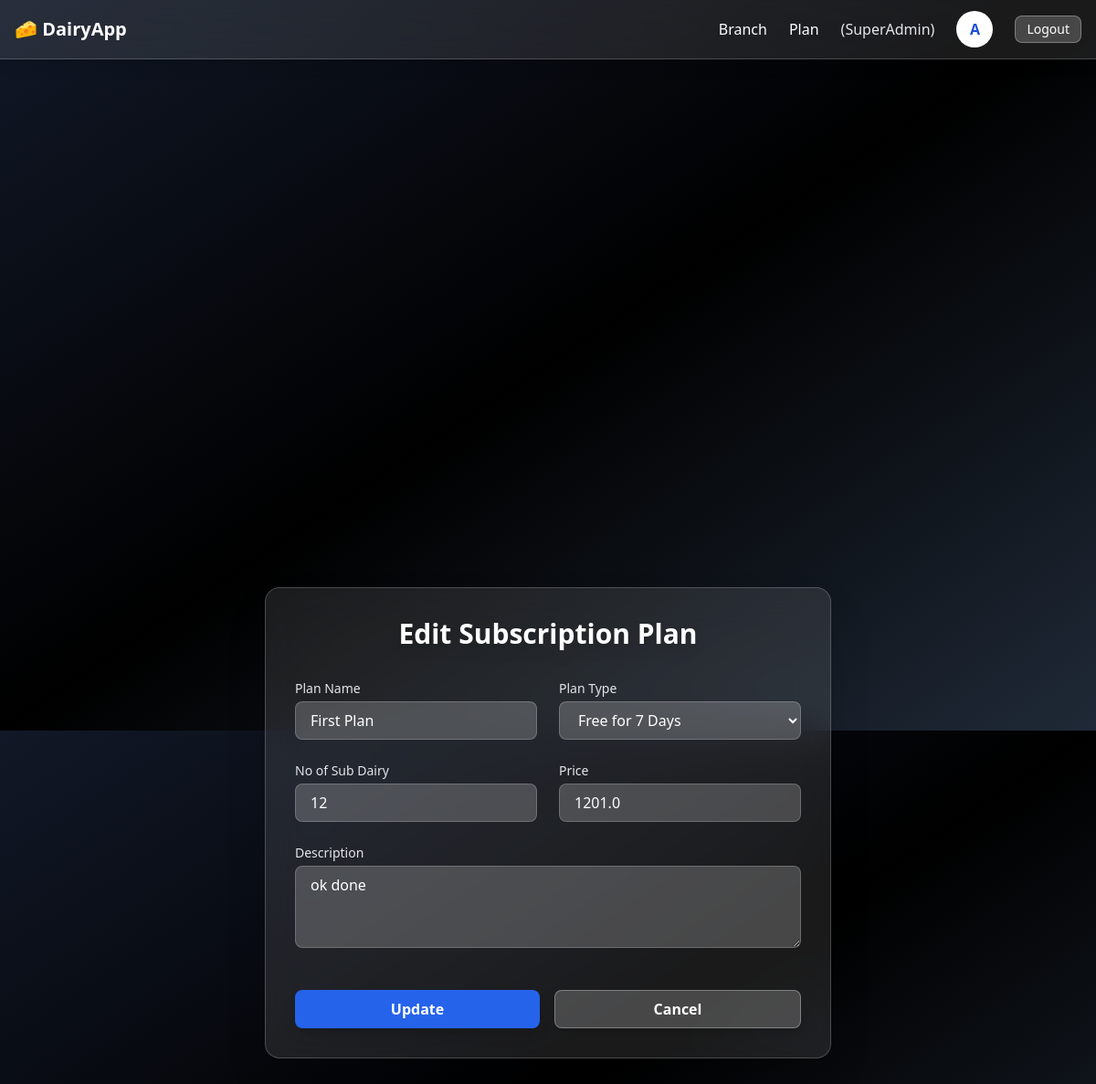
/plans/edit/1/ (signed in), run on the app's committed database.
### mainapp/models.py (models this page shows, shortened)
class User(AbstractUser):
    Role = (
        ('SuperAdmin','SuperAdmin'),
        ('Admin','Admin'),
        ('Customer','Customer'),
        ('Manager','Manager'),
    )
    mobile = models.CharField(max_length=12)
    address = models.CharField(max_length=1000,null =True,blank=True)
    role = models.CharField(max_length=12,choices=Role,default='Admin')
    is_active = models.BooleanField(default=True)
    profile_image = models.ImageField(upload_to='profile_images/', null=True, blank=True)
    created_at = models.DateTimeField(auto_now_add=True)

class SubscriptionPlan(models.Model):
    PLAN_CHOICES = [
        ('Free for 7 Days', 'Free for 7 Days'),
        ('Monthly', 'Monthly'),
        ('Quarterly', 'Quarterly'),
        ('Six Months', 'Six Months'),
        ('Yearly', 'Yearly'),
    ]
    name = models.CharField(blank=True, null=True)
    plan_type = models.CharField(max_length=20,choices=PLAN_CHOICES,unique=True)
    price = models.FloatField(default=1)
    description = models.TextField(blank=True, null=True)
    number_of_sub_dairy = models.CharField(blank=True, null=True)
    created_at = models.DateTimeField(auto_now_add=True)

### mainapp/super_admin.py (the view, shortened to what this page needs)
# urls.py: path('plans/edit/<int:plan_id>/', super_admin.edit_subscription_plan, name='edit_subscription_plan'),
@login_required
def edit_subscription_plan(request, plan_id):
    print(plan_id,'smkfmsdk')
    if request.user.role != 'SuperAdmin':
        messages.error(request, "Unauthorized access.")
        return redirect('home')
    plan = get_object_or_404(SubscriptionPlan, id=plan_id)
    plan_choices = SubscriptionPlan.PLAN_CHOICES
    if SubscriptionPlan.objects.filter(plan_type = request.POST.get('plan_type')).exclude(id = plan.id).exists():
        messages.success(request, "Subscription Already exists")
        return render(request, 'mainapp/subscription_plan_form.html', {'plan': plan, 'edit': True,'plan_choices':plan_choices})
    return render(request, 'mainapp/subscription_plan_form.html', {'plan': plan, 'edit': True,'plan_choices':plan_choices})

### dairy/mainapp/templates/mainapp/subscription_plan_form.html (shortened to what this page needs)
{% extends 'base.html' %}
{% block content %}
<div class="flex justify-center items-center min-h-screen p-4">
    <div class="w-full max-w-3xl bg-white/10 backdrop-blur-xl border border-white/20 rounded-2xl p-8 shadow-2xl">
        <h2 class="text-3xl font-extrabold text-center text-white mb-8 drop-shadow-lg">
            {% if edit %}Edit{% else %}Add{% endif %} Subscription Plan
        </h2>
        <form method="post" class="grid grid-cols-1 md:grid-cols-2 gap-6">
            <div>
                <label class="block text-sm font-medium text-gray-200 mb-1">Plan Name</label>
                <input type="text" name="name" value="{{ plan.name|default_if_none:'' }}"
                    class="w-full px-4 py-2 rounded-lg border border-white/20 bg-white/20 text-white placeholder-gray-300
                           focus:ring-2 focus:ring-blue-400 focus:outline-none shadow-sm" required>
            </div>
            <div>
                <label class="block text-sm font-medium text-gray-200 mb-1">Plan Type</label>
                <select name="plan_type"
                    class="w-full px-4 py-2 rounded-lg border border-white/20 bg-white/20 text-white placeholder-gray-300
                           focus:ring-2 focus:ring-blue-400 focus:outline-none shadow-sm" required>
                    {% for key, value in plan_choices %}
                        <option value="{{ key }}" {% if plan.plan_type == key %}selected{% endif %}>{{ value }}</option>
                    {% endfor %}
                </select>
            </div>
            <div>
                <label class="block text-sm font-medium text-gray-200 mb-1">No of Sub Dairy</label>
                <input type="number" name="number_of_sub_dairy" value="{{ plan.number_of_sub_dairy|default_if_none:'' }}"
                    class="w-full px-4 py-2 rounded-lg border border-white/20 bg-white/20 text-white placeholder-gray-300
                           focus:ring-2 focus:ring-blue-400 focus:outline-none shadow-sm" required>
            </div>
            <div>
                <label class="block text-sm font-medium text-gray-200 mb-1">Price</label>
                <input type="number" step="0.01" name="price" value="{{ plan.price|default_if_none:'' }}"
                    class="w-full px-4 py-2 rounded-lg border border-white/20 bg-white/20 text-white placeholder-gray-300
                           focus:ring-2 focus:ring-blue-400 focus:outline-none shadow-sm" required>
            </div>
            <div class="md:col-span-2">
                <label class="block text-sm font-medium text-gray-200 mb-1">Description</label>
                <textarea name="description" rows="3"
                    class="w-full px-4 py-2 rounded-lg border border-white/20 bg-white/20 text-white placeholder-gray-300
                           focus:ring-2 focus:ring-blue-400 focus:outline-none shadow-sm">{{ plan.description|default_if_none:'' }}</textarea>
            </div>
            <div class="flex justify-between gap-4 md:col-span-2 pt-4">
                <button type="submit"
                    class="flex-1 bg-blue-600 text-white font-semibold py-2 rounded-lg shadow-lg transform transition hover:bg-blue-700 hover:scale-105">
                    {% if edit %}Update{% else %}Create{% endif %}
                </button>
                <a href="{% url 'subscription_plan_list' %}"
                    class="flex-1 text-center bg-white/20 border border-white/30 text-white font-semibold py-2 rounded-lg shadow-md
                           transform transition hover:bg-white/30 hover:scale-105">
                    Cancel
                </a>
            </div>
        </form>
    </div>
</div>
{% endblock %}

### templates/base.html (shortened to what this page needs)
<!DOCTYPE html>
<html lang="en">
<head>
    <script src="https://cdn.tailwindcss.com"></script>
</head>
<body class="bg-gradient-to-br from-gray-900 via-black to-gray-800 text-gray-200 flex flex-col min-h-screen">
<nav class="bg-white/10 backdrop-blur-xl border-b border-white/20 shadow-lg">
    <div class="max-w-7xl mx-auto px-4">
        <div class="flex justify-between items-center h-16">
            <a href="{% url 'home' %}" class="text-white text-xl font-semibold flex items-center gap-2">
                🧀 DairyApp
            </a>
            <div class="hidden md:flex items-center gap-6">
                {% if request.user.is_authenticated %}
                    {% if request.user.role in 'AdminManager' %}
                        <a href="{% url 'branch_dairy_list' %}" class="nav-link">Branch</a>
                        <a href="{% url 'user_list' %}" class="nav-link">User</a>
                        <a href="{% url 'milk_type_list' %}" class="nav-link">Type</a>
                        <a href="{% url 'milk_collection_list' %}" class="nav-link">Collection</a>
                        <a href="{% url 'payment_history' %}" class="nav-link">Payment History</a>
                        <a href="{% url 'milk_stock' %}" class="nav-link">Stock</a>
                    {% elif request.user.role in 'Customer' %}
                        <a href="{% url 'milk_collection_list' %}" class="nav-link">Collection</a>
                        <a href="{% url 'payment_history' %}" class="nav-link">Payment History</a>
                    {% elif request.user.role in 'SuperAdmin' %}
                        <a href="{% url 'branch_dairy_list' %}" class="nav-link">Branch</a>
                        <a href="{% url 'subscription_plan_list' %}" class="nav-link">Plan</a>
                    {% endif %}
                    <span class="text-gray-200">{{ request.user.first_name }} ({{ request.user.role }})</span>
                    <a href="{% url 'update_profile' %}" class="inline-block">
                        {% if request.user.profile_image %}
                            <img src="{{ request.user.profile_image.url }}" alt="Profile"
                                class="w-10 h-10 rounded-full border-2 border-white shadow-md hover:opacity-80">
                        {% else %}
                            <div class="w-10 h-10 rounded-full bg-white text-blue-700 flex items-center justify-center font-bold">
                                {{ request.user.username|first|upper }}
                            </div>
                        {% endif %}
                    </a>
                    <a href="{% url 'logout' %}" class="bg-white/20 border border-white/30 text-white px-3 py-1 rounded-lg hover:bg-white/30 text-sm">Logout</a>
                {% else %}
                    <a href="{% url 'subscription_plan_list' %}" class="btn-outline">Plan</a>
                    <a href="{% url 'login' %}" class="btn-outline">Login</a>
                    <a href="{% url 'signup' %}" class="btn-outline">Signup</a>
                {% endif %}
            </div>
        </div>
    </div>
</nav>
<main class="max-w-6xl mx-auto mt-8 px-4 flex-grow">
    {% block content %}{% endblock %}
</main>
</body>
</html>

### templates/base.html (style rules this page uses)
.nav-link { color: white; text-decoration: none; }

### data on the page
User: user.role "SuperAdmin", user.username|first "A"
SubscriptionPlan: name "First Plan", plan_type "Free for 7 Days", number_of_sub_dairy "12", price "1201.0", description "ok done"
